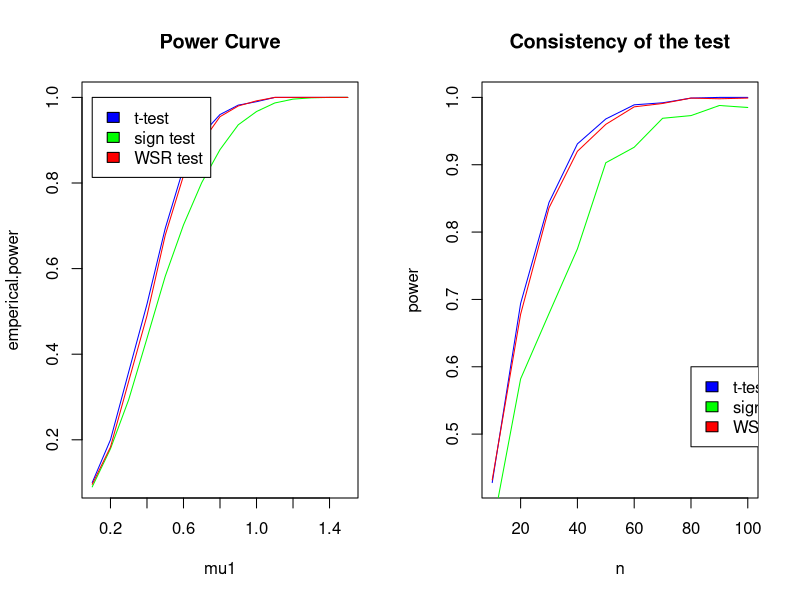

Generate this figure with R:
rm(list = ls())
par(mfrow = c(1,2))

##power curve
mu0 = 0
mu1 = seq(0.1,1.5,0.1)
n = 20
R = 1000

emperical.power = numeric(length(mu1))
emperical.power1 = numeric(length(mu1))
emperical.power.wsr = numeric(length(mu1))

for(j in 1:length(mu1)){
  set.seed(123)
  vec = numeric(R)
  vec1 = numeric(R)
  vec.wsr = numeric(R)
  for(i in 1:R){
    data = rnorm(n, mean = mu1[j], sd = 1)
    
    #t-test
    x.bar = mean(data)
    s1 = sqrt(1/(n-1)*sum((data - x.bar)^2))
    test.stat1 = (x.bar - mu0)/(s1/sqrt(n))
    
    #sign test
    k = ifelse(data>mu0, 1, 0); 
    s2 = sum(k)
    test.stat2 = (s2 - (n/2))/(sqrt(n/4))
  
    #wilcoxon sign rank test
    w.wsr = sum(k*rank(abs(data-mu0)))
    mean.wsr = (n*(n+1))/4
    var.wsr = (n*(n+1)*(2*n+1))/24
    test.stat.wsr = (w.wsr - mean.wsr)/sqrt(var.wsr)
    
    vec[i] = ifelse(test.stat1 > qt(0.95, n-1), 1, 0)
    vec1[i] = ifelse(test.stat2 > qnorm(0.95), 1, 0)
    vec.wsr[i] = ifelse(test.stat.wsr > qnorm(0.95), 1 ,0)
  }
  emperical.power[j] = sum(vec)/R
  emperical.power1[j] = sum(vec1)/R
  emperical.power.wsr[j] = sum(vec.wsr)/R
}

emperical.power
emperical.power1
emperical.power.wsr

plot(mu1, emperical.power, type = "l", main = "Power Curve", col = "blue")
lines(mu1, emperical.power1, col = "green")
lines(mu1, emperical.power.wsr, col = "red")


legend(0.1,1, legend = c("t-test", "sign test", "WSR test"), fill = c("blue", "green", "red"))


##Consistency of the test
mu0 = 0
mu1 = 0.5
n = seq(10,100,10)
R = 1000

power = numeric(length(n))
power1 = numeric(length(n))
power.wsr = numeric(length(n))

for(j in 1:length(n)){
  set.seed(123)
  vec2 = numeric(R)
  vec3 = numeric(R)
  vec.wsr1 = numeric(R)
  for(i in 1:R){
    #t test
    data = rnorm(n[j], mean = mu1, sd = 1)
    x.bar = mean(data)
    s3 = sqrt(1/(n[j]-1)*sum((data - x.bar)^2))
    test.stat3 = (x.bar - mu0)/(s3/sqrt(n[j]))
    
    #sign test
    k = ifelse(data>mu0, 1, 0); 
    s4 = sum(k)
    test.stat4 = (s4 - (n[j]/2))/(sqrt(n[j]/4))
    
    #wsr test
    w.wsr = sum(k*rank(abs(data-mu0)))
    mean.wsr = (n[j]*(n[j]+1))/4
    var.wsr = (n[j]*(n[j]+1)*(2*n[j]+1))/24
    test.stat.wsr1 = (w.wsr - mean.wsr)/sqrt(var.wsr)
    
    vec2[i] = ifelse(test.stat3 > qt(0.95,n[j]-1), 1, 0)
    vec3[i] = ifelse(test.stat4 > qnorm(0.95), 1, 0)
    vec.wsr1[i] = ifelse(test.stat.wsr1 > qnorm(0.95), 1 ,0)
  }
  power[j] = sum(vec2)/R
  power1[j] = sum(vec3)/R
  power.wsr[j] = sum(vec.wsr1)/R
}
power

plot(n,power, type = "l", main = "Consistency of the test", col = "blue")
lines(n, power1, col = "green")
lines(n, power.wsr, col = "red")

legend(80,0.6, legend = c("t-test", "sign test", "WSR test"), fill = c("blue", "green", "red"))
